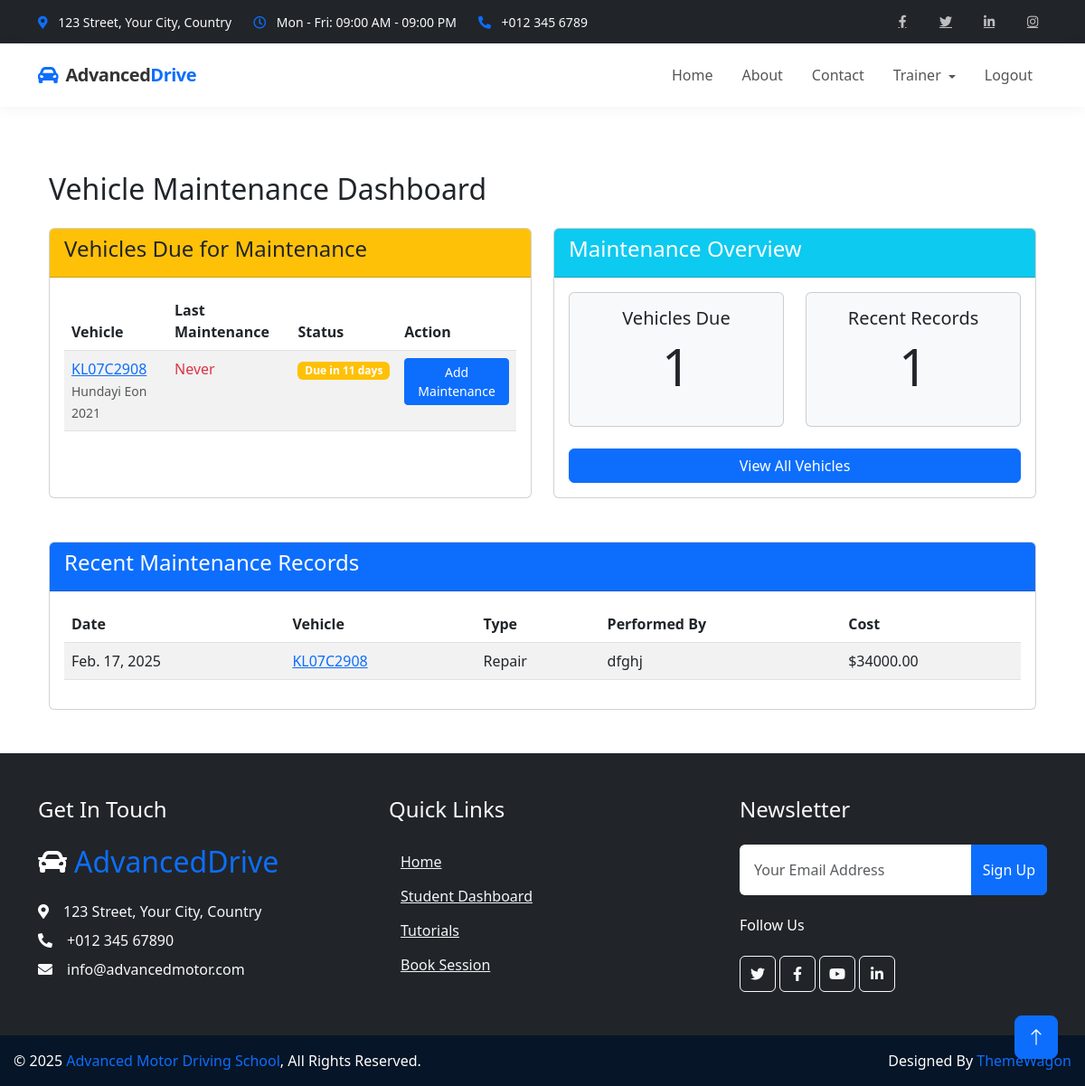
Screenshot of /vehicle/maintenance/ (signed in) with the database file from the repository.
### vehicles/models.py (models this page shows, shortened)
class Vehicle(models.Model):
    VEHICLE_TYPES = (
        ('CAR', 'Car'),
        ('SCOOTY', 'Scooty'),
        ('OTHER', 'Other')
    )
    vehicle_number = models.CharField(max_length=20, unique=True)
    make = models.CharField(max_length=50)
    model = models.CharField(max_length=100)
    vehicle_type = models.CharField(max_length=10, choices=VEHICLE_TYPES)
    purchased_year = models.PositiveIntegerField()
    registration_expiry = models.DateField(null=True, blank=True)
    insurance_expiry = models.DateField(null=True, blank=True)
    seating_capacity = models.PositiveIntegerField(default=2)
    last_service_date = models.DateField(null=True, blank=True)
    next_service_due = models.DateField(null=True, blank=True)
    odometer_reading = models.PositiveIntegerField(default=0)
    is_active = models.BooleanField(default=True)
    created_at = models.DateTimeField(auto_now_add=True)
    updated_at = models.DateTimeField(auto_now=True)
    def is_maintenance_due(self):
        if not self.next_service_due:
            return False
        return self.next_service_due <= timezone.now().date()
    def days_to_maintenance(self):
        if not self.next_service_due:
            return None
        delta = self.next_service_due - timezone.now().date()
        return delta.days

class MaintenanceRecord(models.Model):
    MAINTENANCE_TYPES = (
        ('REGULAR', 'Regular Service'),
        ('REPAIR', 'Repair'),
        ('INSPECTION', 'Inspection'),
        ('OTHER', 'Other')
    )
    vehicle = models.ForeignKey(
        Vehicle,
        on_delete=models.CASCADE,
        related_name='maintenance_records'
    )
    maintenance_date = models.DateField()
    maintenance_type = models.CharField(max_length=20, choices=MAINTENANCE_TYPES)
    description = models.TextField()
    cost = models.DecimalField(max_digits=10, decimal_places=2)
    odometer_reading = models.PositiveIntegerField()
    performed_by = models.CharField(max_length=100)
    next_service_due_date = models.DateField(null=True, blank=True)
    next_service_due_km = models.PositiveIntegerField(null=True, blank=True)
    notes = models.TextField(blank=True, null=True)
    created_at = models.DateTimeField(auto_now_add=True)

### vehicles/views.py (the view)
# urls.py: path('maintenance/', views.maintenance_dashboard, name='maintenance_dashboard'),
@login_required
def maintenance_dashboard(request):
    maintenance_due_vehicles = [v for v in Vehicle.objects.filter(is_active=True)
                               if v.is_maintenance_due() or (v.days_to_maintenance() and v.days_to_maintenance() <= 30)]
    recent_records = MaintenanceRecord.objects.all().order_by('-maintenance_date')[:10]
    context = {
        'maintenance_due_vehicles': maintenance_due_vehicles,
        'recent_records': recent_records,
    }
    return render(request, 'vehicles/maintenance_dashboard.html', context)

### vehicles/templates/vehicles/maintenance_dashboard.html (shortened to what this page needs)
{% extends "base.html" %}
{% block content %}
<div class="container mt-4">
    <h2 class="mb-4">Vehicle Maintenance Dashboard</h2>
    <div class="row">
        <div class="col-md-6 mb-4">
            <div class="card h-100">
                <div class="card-header bg-warning text-dark">
                    <h4>Vehicles Due for Maintenance</h4>
                </div>
                <div class="card-body">
                    {% if maintenance_due_vehicles %}
                    <div class="table-responsive">
                        <table class="table table-striped">
                            <thead>
                                <tr>
                                    <th>Vehicle</th>
                                    <th>Last Maintenance</th>
                                    <th>Status</th>
                                    <th>Action</th>
                                </tr>
                            </thead>
                            <tbody>
                                {% for vehicle in maintenance_due_vehicles %}
                                <tr>
                                    <td>
                                        <a href="{% url 'vehicle_detail' vehicle_id=vehicle.id %}">
                                            {{ vehicle.vehicle_number }}
                                        </a>
                                        <br>
                                        <small class="text-muted">{{ vehicle.make }} {{ vehicle.model }}</small>
                                    </td>
                                    <td>
                                        {% if vehicle.last_maintenance_date %}
                                            {{ vehicle.last_maintenance_date }}
                                        {% else %}
                                            <span class="text-danger">Never</span>
                                        {% endif %}
                                    </td>
                                    <td>
                                        {% if vehicle.is_maintenance_due %}
                                            <span class="badge bg-danger">Overdue</span>
                                        {% else %}
                                            <span class="badge bg-warning">Due in {{ vehicle.days_to_maintenance }} days</span>
                                        {% endif %}
                                    </td>
                                    <td>
                                        <a href="{% url 'maintenance_record_create' vehicle_id=vehicle.id %}" class="btn btn-sm btn-primary">
                                            Add Maintenance
                                        </a>
                                    </td>
                                </tr>
                                {% endfor %}
                            </tbody>
                        </table>
                    </div>
                    {% else %}
                    <div class="alert alert-success">
                        <i class="fas fa-check-circle"></i> No vehicles are currently due for maintenance.
                    </div>
                    {% endif %}
                </div>
            </div>
        </div>
        <div class="col-md-6 mb-4">
            <div class="card h-100">
                <div class="card-header bg-info text-white">
                    <h4>Maintenance Overview</h4>
                </div>
                <div class="card-body">
                    <div class="row mb-4">
                        <div class="col-md-6">
                            <div class="card bg-light">
                                <div class="card-body text-center">
                                    <h5 class="card-title">Vehicles Due</h5>
                                    <p class="display-4">{{ maintenance_due_vehicles|length }}</p>
                                </div>
                            </div>
                        </div>
                        <div class="col-md-6">
                            <div class="card bg-light">
                                <div class="card-body text-center">
                                    <h5 class="card-title">Recent Records</h5>
                                    <p class="display-4">{{ recent_records|length }}</p>
                                </div>
                            </div>
                        </div>
                    </div>
                    <div class="d-grid gap-2">
                        <a href="{% url 'vehicle_list' %}" class="btn btn-primary">View All Vehicles</a>
                    </div>
                </div>
            </div>
        </div>
    </div>
    <div class="card mt-4">
        <div class="card-header bg-primary text-white">
            <h4>Recent Maintenance Records</h4>
        </div>
        <div class="card-body">
            {% if recent_records %}
            <div class="table-responsive">
                <table class="table table-striped">
                    <thead>
                        <tr>
                            <th>Date</th>
                            <th>Vehicle</th>
                            <th>Type</th>
                            <th>Performed By</th>
                            <th>Cost</th>
                        </tr>
                    </thead>
                    <tbody>
                        {% for record in recent_records %}
                        <tr>
                            <td>{{ record.maintenance_date }}</td>
                            <td>
                                <a href="{% url 'vehicle_detail' vehicle_id=record.vehicle.id %}">
                                    {{ record.vehicle.vehicle_number }}
                                </a>
                            </td>
                            <td>{{ record.get_maintenance_type_display }}</td>
                            <td>{{ record.performed_by }}</td>
                            <td>${{ record.cost }}</td>
                        </tr>
                        {% endfor %}
                    </tbody>
                </table>
            </div>
            {% else %}
            <div class="alert alert-info">No recent maintenance records found.</div>
            {% endif %}
        </div>
    </div>
</div>
{% endblock %}

### static/css/style.css (style rules this page uses)
:root { --primary: #F3BD00; --secondary: #757575; --light: #F3F6F8; --dark: #0C2B4B; }
.btn { font-weight: 500; transition: .5s; }
.btn.btn-primary, .btn.btn-outline-primary:hover { color: #FFFFFF; }

### templates/base.html (style rules this page uses)
html, body { height: 100%; margin: 0; padding: 0; display: flex; flex-direction: column; }

### rows the page displays
Vehicle: vehicle_number "KL07C2908", make "Hundayi Eon", model "2021", days_to_maintenance "11"
MaintenanceRecord: maintenance_date "Feb. 17, 2025", vehicle.vehicle_number "KL07C2908", maintenance_type "Repair", performed_by "dfghj", cost "34000.00"

### other values shown
{{ maintenance_due_vehicles|length }} "1"
{{ recent_records|length }} "1"
